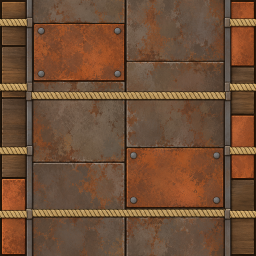
#> input picture src/RimMandrake/FlowWorks/art_source/SuspensionRedesign/fixtures_rejected/Scrapper_RM_SuspensionDeck_Steel.png, 256 x 256 px; its folder holds 4 pictures in this run
$ python selftest_suspension_redesign.py
#> lines starting #> are read from the running program, lines starting #| are printed output that depends on the picture; after the words box and inside, x2 and y2 are one past the last pixel; in counts of white or black regions, pixels touching at a corner belong together
### src/RimMandrake/FlowWorks/art_source/SuspensionRedesign/suspension_redesign.py
#!/usr/bin/env python3
"""Steel and Heavy suspension bridges as two different bridges (SUSPENSION_BRIDGE_REDRAW_HEAVY_JUST_PAINTED).

Owner 2026-10-24 (owner_review_FW_20261024.md row 8): "the heavy one is just a recolored timber one, and that makes NO sense.
It should look the most rugged and tough. For the Steel: Make a real "suspension bridge" here with raised towers at the
anchor and criss-cross cables holding it all together ... For the Heavy case, it should be even more rigorous". Then, with
reference photos (D:\\ClaudeWork\\rimmandrake\\fw_art_geometry_20261024\\suspension_ref\\):
  Steel: "Nothing in the suspension bridge should have red. ... a real "very short suspension bridge" design. Cement,
          wooden crosswalk, steel rails, steel cables, steel I-bean posts."   (owner_short_suspension_bridge_photo.png)
  Heavy: "Steel construction, paved crossing, no cables, cement base."         (owner_heavy_truss_bridge_photo.png)
  Paint: "These bridges should be made such that the player can paint them, however Rimworld does that."

What is drawn (top-down, the deck tile runs N-S as every deck source does; build_deck_atlas turns it into the Basic-linked
atlas and Building_SuspensionDeck turns it 90 degrees on an E-W bridge):
  STEEL deck   wooden plank crosswalk; in each 28 px side band (the part the atlas shows on an open side) the steel edge
               stringer, I-section rail posts, the steel pipe handrail, the hanger rods and the main steel cable.
  STEEL anchor a cement abutment slab carrying the tower: two steel I-beam posts, top and middle ties and the X brace
               between them (face-on in the N/S pictures, from above in the E one), backstay cables to two cement ground
               blocks, the main cables leaving the post tops at the deck band's cable line.
  HEAVY deck   a paved concrete crossing between two through-truss sides: the top chord with gusset plates in each band,
               an overhead floor strut at every panel point and the overhead X lateral bracing across the road. No cables.
  HEAVY anchor a massive cement abutment with bearing plates, the paved approach and low steel rails, and the truss's portal
               (two heavy end posts, a lattice portal strut). No cables.
  Grated decks the same sides over open steel bar grating.
Colours are plain steel (no paint colour of their own), weathered dark steel for the heavy truss, cement and bare wood:
no red anywhere (no_red() below; the check is pinned by selftest_suspension_redesign.py).

Paint (vanilla's mechanism, read from Core's defs, not guessed): <building><paintable>true</paintable></building> lets the
Paint designator set the building's paint colour, which replaces its DrawColor (colorOne). Under shaderType CutoutComplex
the colour reaches only the mask's red channel (as Core's benches do and our RM_ContainerMaterials do): every piece here is
written with its <name>_m mask, red = steel (towers, posts, cables, rails, truss), black = cement and wood. Unpainted, the
steel draws in its material colour (the def is MadeFromStuff), i.e. the default steel look.

Usage: suspension_redesign.py OUT_DIR       -> OUT_DIR/<texture rel path>.png and _m.png for every piece, plus the deck
                                               atlases (and their masks) built by SuspensionLooks/build_deck_atlas.build.
Installing is a separate, ledgered step; nothing here writes the Textures tree.
"""
from __future__ import annotations

import sys
from pathlib import Path

import numpy as np
from PIL import Image, ImageDraw, ImageFilter

HERE = Path(__file__).resolve().parent
FW = HERE.parents[1]
sys.path.insert(0, str(FW / "art_source/SuspensionLooks"))
import build_deck_atlas as BDA  # noqa: E402

THINGS = "Things/Building/FlowWorks/SuspensionBridge"
N = 256          # texture edge
SS = 4           # supersampling while drawing
BAND = 44        # the deck atlas's side band (build_deck_atlas.build(.., BAND)): side structure lives in x < 44 and x >= 212;
                 # 28 (the old JOBS band) left the truss and cables ~9 px wide at play zoom, unreadable (judge 2026-11-05)
K = BAND / 28    # the band drawings below are laid out on a 28 px band and stretched across to BAND
CABLE_X = 6 * K  # the deck band's main-cable centre (x 1.5..10.5 on the 28 px layout): the anchors' cables end here

# ---- palette: no red (hue within RED_DEG of 0 at sat > RED_SAT) anywhere ----------------------------------------------
STEEL = (132, 138, 144)
STEEL_HI = (186, 192, 198)
STEEL_DK = (78, 83, 89)
STEEL_EDGE = (36, 39, 43)
HVY = (84, 85, 86)            # weathered dark steel (the truss photo's steel, minus its sunset)
HVY_HI = (122, 123, 124)
HVY_DK = (54, 55, 56)
HVY_EDGE = (24, 25, 26)
CEMENT = (176, 174, 168)
CEMENT_DK = (140, 138, 133)
CEMENT_FACE = (118, 116, 112)
CEMENT_EDGE = (70, 69, 67)
PAVE = (150, 150, 147)
WOOD = (150, 126, 96)         # hue 34 deg, sat 0.36: bare weathered plank, well clear of the red band
WOOD_DK = (118, 98, 72)
WOOD_GAP = (46, 40, 34)
CABLE = (98, 102, 106)
CABLE_HI = (160, 164, 168)

RED_DEG, RED_SAT, VAL_MIN, ALPHA_MIN = 25, 0.40, 0.25, 128
MAX_RED_SHARE = 0.005         # at most 0.5% of opaque pixels may fall in the red band (antialiasing noise)


class Pic:
    """A 256 px picture drawn at SS x, with a parallel paint mask (red = steel takes the paint colour)."""

    # [5 lines left out: function __init__, not called in this run]

    @staticmethod
    def _s(v):
        return [round(c * SS) for c in v]

    # [10 lines left out: function _ink, not called in this run]

    def rect(self, x0, y0, x1, y1, col, steel=False, a=255):
        self._ink("rectangle", self._s((x0, y0, x1 - 1 / SS, y1 - 1 / SS)), col, a)
        self.m.rectangle(self._s((x0, y0, x1 - 1 / SS, y1 - 1 / SS)), fill=255 if steel else 0)

    # [4 lines left out: function poly, not called in this run]

    def line(self, x0, y0, x1, y1, w, col, steel=False, a=255):
        self._ink("line", self._s((x0, y0, x1, y1)), col, a, width=max(1, round(w * SS)))
        self.m.line(self._s((x0, y0, x1, y1)), fill=255 if steel else 0, width=max(1, round(w * SS)))

    def dot(self, x, y, r, col, steel=False):
        self.d.ellipse(self._s((x - r, y - r, x + r, y + r)), fill=tuple(col) + (255,))
        self.m.ellipse(self._s((x - r, y - r, x + r, y + r)), fill=255 if steel else 0)

    # [400 lines left out: functions shade, shade_line, noise, done, _mirror_x, _planks and 16 more, not called in this run]


# ---- the set ----------------------------------------------------------------------------------------------------------
FACINGS = ("south", "east", "north")
DECKS = ("RM_SuspensionDeck_Steel", "RM_SuspensionDeck_SteelGrated", "RM_SuspensionDeck_Heavy", "RM_SuspensionDeck_HeavyGrated")


def pieces_names():
    """The base names of every redrawn single picture (decks, then the per-facing anchors)."""
    return DECKS + tuple(f"RM_SuspensionAnchor_{t}_{f}" for f in FACINGS for t in ("Steel", "Heavy"))


# [33 lines left out: functions pieces, atlases, not called in this run]


# ---- the four looks ---------------------------------------------------------------------------------------------------
# The shared style picker's looks (RM_SuspensionStyles.xml) draw the SAME bridge in another finish, never another bridge
# and never red: the steel (mask red) and the cement/wood/paving (mask black) are each pulled toward a finish colour.
LOOKS = ("Scrapper", "Industrial", "Modern", "Futuristic")
LOOK_DIR = "RimMandrake/FlowWorks/SuspensionBridge"
#           steel: (mix colour, mix share, gain)     rest: (mix colour, mix share, gain)      grime speckle
LOOK_FINISH = {
    "Scrapper":   (((104, 98, 88), 0.30, 0.80),   ((118, 108, 92), 0.18, 0.86),   8),    # weathered, oily, sun-bleached
    "Industrial": (((72, 82, 94), 0.25, 0.92),    ((150, 150, 150), 0.10, 0.96),  6),    # galvanised blue-grey
    "Modern":     (((200, 204, 208), 0.15, 1.04), ((200, 198, 192), 0.08, 1.02),  0),    # clean, the base finish
    "Futuristic": (((214, 224, 236), 0.45, 1.06), ((208, 214, 222), 0.30, 1.04),  0),    # white-steel, cool composite
}
LOOK_NAME = {  # base piece name -> the look's file name (the looks' grated decks are named RM_SuspensionDeckGrated_<tier>)
    "RM_SuspensionDeck_SteelGrated": "RM_SuspensionDeckGrated_Steel",
    "RM_SuspensionDeck_HeavyGrated": "RM_SuspensionDeckGrated_Heavy",
}


# [35 lines left out: functions look_variant, install_set, not called in this run]


# ---- checks -----------------------------------------------------------------------------------------------------------
def red_share(im, alpha_min=ALPHA_MIN):
    """Share of opaque pixels in the red band (hue within RED_DEG of red, sat > RED_SAT, value > VAL_MIN)."""
    a = np.asarray(im.convert("RGBA"), np.float32) / 255
    op = a[..., 3] >= alpha_min / 255
    if not op.any():
        return 0.0
    rgb = a[..., :3][op]
    mx, mn = rgb.max(1), rgb.min(1)
    s = np.where(mx > 0, (mx - mn) / np.maximum(mx, 1e-6), 0)
    r, g, b = rgb[:, 0], rgb[:, 1], rgb[:, 2]
    d = np.maximum(mx - mn, 1e-6)
    h = np.where(mx == r, ((g - b) / d) % 6, np.where(mx == g, (b - r) / d + 2, (r - g) / d + 4)) * 60
    red = (mx > VAL_MIN) & (s > RED_SAT) & (np.minimum(h, 360 - h) < RED_DEG)
    return float(red.mean())


def no_red(im):
    return red_share(im) <= MAX_RED_SHARE


# [15 lines left out: functions structure, structural_similarity, not called in this run]


SAME_DRAWING = 0.80    # edge-map correlation at or above this = one drawing recoloured (hue shift), not a distinct design


def distinct(a, b):
    return structural_similarity(a, b) < SAME_DRAWING


# [22 lines left out: functions mask_ok, main, not called in this run]


# [2 lines that do not run on import are left out]

### src/RimMandrake/FlowWorks/art_source/SuspensionRedesign/selftest_suspension_redesign.py
#!/usr/bin/env python3
"""Pins SUSPENSION_BRIDGE_REDRAW_HEAVY_JUST_PAINTED on the art the game LOADS: the installed FlowWorks Textures, the base
set and every look (Scrapper, Industrial, Modern, Futuristic) the style picker can draw.

The owner (2026-10-24): "the heavy one is just a recolored timber one, and that makes NO sense"; Steel: "a real
'suspension bridge' here with raised towers at the anchor and criss-cross cables"; Heavy: "Steel construction, paved
crossing, no cables, cement base"; "Nothing in the suspension bridge should have red"; "the player can paint them, however
Rimworld does that". He asked for a permanent check that FAILS on the old art (2026-10-24, "find ways to test for those
defects ... so we don't repeat mistakes"). Every check is probed both ways: on the art he rejected (frozen in
fixtures_rejected/, the Scrapper look he saw in game: its Heavy deck is the Timber deck in rust plates) and on a synthetic
case, so a pass is the instrument seeing, not a blind zero.
"""
from __future__ import annotations

import inspect
import re
import sys
import tempfile
import xml.etree.ElementTree as ET
from pathlib import Path

import numpy as np
from PIL import Image

HERE = Path(__file__).resolve().parent
FW = HERE.parents[1]
sys.path.insert(0, str(HERE))
import suspension_redesign as S  # noqa: E402

TEX = FW / "Textures"
REJECTED = HERE / "fixtures_rejected"
DEFS = FW / "Defs/Pits/ThingDefs/RM_SuspensionBridges.xml"
STYLES = FW / "Defs/Pits/ThingDefs/RM_SuspensionStyles.xml"
ROPES = FW / "Source/RM_DrawbridgeMath.cs"
PAINTABLE = ("RM_SuspensionDeck_Steel", "RM_SuspensionDeck_SteelGrated", "RM_SuspensionAnchor_Steel",
             "RM_SuspensionDeck_Heavy", "RM_SuspensionDeck_HeavyGrated", "RM_SuspensionAnchor_Heavy",
             "RM_SuspensionJetty_Steel", "RM_SuspensionJetty_Heavy")
MASKED = PAINTABLE[:6]                       # the redrawn parts: CutoutComplex with a _m mask on every picture
SETS = ("base",) + S.LOOKS

FAILS = []


def check(ok, what):
    print(("ok   " if ok else "FAIL ") + what)
    if not ok:
        FAILS.append(what)


def rel(look, name):
    """Textures-relative path (no .png) of a redrawn piece in a set, named as the base set names it."""
    if look == "base":
        return f"{S.THINGS}/{name}"
    return f"{S.LOOK_DIR}/{look}/{S.LOOK_NAME.get(name, name)}"


def load(r):
    return Image.open(TEX / (r + ".png")).convert("RGBA")


def load_mask(r):
    return Image.open(TEX / (r + "_m.png")).convert("RGBA")


# [7 lines left out: function timber, not called in this run]


def test_no_red():
    for n in ("RM_SuspensionDeck_Steel", "RM_SuspensionDeck_Heavy", "RM_SuspensionAnchor_Steel_south",
              "RM_SuspensionAnchor_Heavy_south"):
        im = Image.open(REJECTED / f"Scrapper_{n}.png")
#> im is the input picture: PIL image 256x256 RGBA; mean R, G, B, A 111.4, 77.9, 54.1, 255
        check(not S.no_red(im), f"no_red rejects the rejected Scrapper {n} (red share {S.red_share(im):.3f})")
#> in red_share, `op = a[..., 3] >= alpha_min / 255`: op: shape (256, 256) bool; every value is 1
#> pass 3 of the loop in test_no_red, `for n in ("RM_SuspensionDeck_Steel", "RM_SuspensionDeck_Heavy", "RM_Su..`:
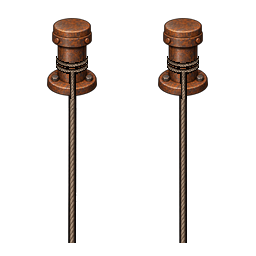
#> input picture src/RimMandrake/FlowWorks/art_source/SuspensionRedesign/fixtures_rejected/Scrapper_RM_SuspensionAnchor_Steel_south.png, 256 x 256 px
#> in test_no_red, im is the input picture: PIL image 256x256 RGBA; mean R, G, B, A 11.3, 7.4, 5.3, 30.5
#> in red_share (call 5), `op = a[..., 3] >= alpha_min / 255`:
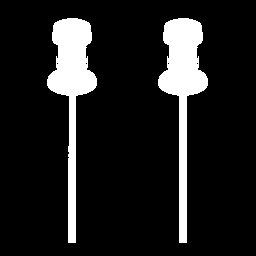
#> op: shape (256, 256) bool; 12.1% white; 2 white regions, box (x1, y1, x2, y2) and area: (158, 18, 208, 243) 3994, (47, 18, 97, 243) 3941
#> mx = 7935 values, max 0.941 at index 864, min 0.00392 at index 2858, mean 0.364; mn = 7935 values, max 0.639 at index 854, min 0 at index 174, mean 0.17
#> s = 7935 values, max 1 at index 174, min 0 at index 3249, mean 0.576
#> r has the same summary as mx; g = 7935 values, max 0.753 at index 856, min 0 at index 2575, mean 0.24; b has the same summary as mn
#> d = 7935 values, max 0.62 at index 5037, min 1e-06 at index 3249, mean 0.195
#> h = 7935 values, max 345 at index 7174, min 0 at index 2575, mean 20.75
#> the loop made 4 passes; the first 3 are shown
    check(not S.no_red(Image.new("RGBA", (64, 64), (170, 60, 40, 255))), "no_red rejects a rust-red square")
#> in red_share (call 9), `a = np.asarray(im.convert("RGBA"), np.float32) / 255`:
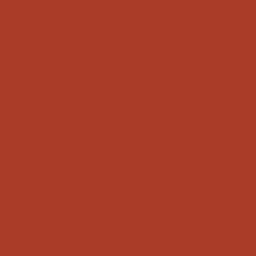
#> a: shape (64, 64, 4) float32 (shown 4 times larger); mean R, G, B, A 0.667, 0.235, 0.157, 1
#> in red_share (call 9), `op = a[..., 3] >= alpha_min / 255`: op: shape (64, 64) bool; every value is 1
#> in red_share (call 9), `mx, mn = rgb.max(1), rgb.min(1)`: mx = 4096 values from 0.667 to 0.667; mn = 4096 values from 0.157 to 0.157
#> in red_share (call 9), `s = np.where(mx > 0, (mx - mn) / np.maximum(mx, 1e-6), 0)`: s = 4096 values from 0.765 to 0.765
#> in red_share (call 9), `r, g, b = rgb[:, 0], rgb[:, 1], rgb[:, 2]`: r = 4096 values from 0.667 to 0.667; g = 4096 values from 0.235 to 0.235; b = 4096 values from 0.157 to 0.157
#> in red_share (call 9), `d = np.maximum(mx - mn, 1e-6)`: d = 4096 values from 0.51 to 0.51
#> in red_share (call 9), `h = np.where(mx == r, ((g - b) / d) % 6, np.where(mx == g, (b - r) / d..`: h = 4096 values from 9.23 to 9.23
    check(S.no_red(Image.new("RGBA", (64, 64), (150, 126, 96, 255))), "no_red passes bare wood (hue 34)")
#> in red_share (call 10), `a = np.asarray(im.convert("RGBA"), np.float32) / 255`:
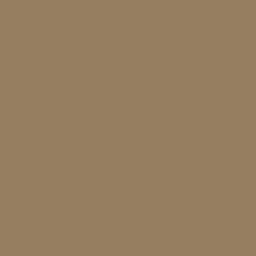
#> a: shape (64, 64, 4) float32 (shown 4 times larger); mean R, G, B, A 0.588, 0.494, 0.376, 1
#> in red_share (call 10), `mx, mn = rgb.max(1), rgb.min(1)`: mx = 4096 values from 0.588 to 0.588; mn = 4096 values from 0.376 to 0.376
#> in red_share (call 10), `s = np.where(mx > 0, (mx - mn) / np.maximum(mx, 1e-6), 0)`: s = 4096 values from 0.36 to 0.36
#> in red_share (call 10), `r, g, b = rgb[:, 0], rgb[:, 1], rgb[:, 2]`: r = 4096 values from 0.588 to 0.588; g = 4096 values from 0.494 to 0.494; b = 4096 values from 0.376 to 0.376
#> in red_share (call 10), `d = np.maximum(mx - mn, 1e-6)`: d = 4096 values from 0.212 to 0.212
#> in red_share (call 10), `h = np.where(mx == r, ((g - b) / d) % 6, np.where(mx == g, (b - r) / d..`: h = 4096 values from 33.33 to 33.33
    for look in SETS:
        for n in list(S.pieces_names()) + [d + "_Atlas" for d in S.DECKS]:
            r = rel(look, n) if not n.endswith("_Atlas") else rel(look, n[:-6]) + "_Atlas"
            im = load(r)
            check(S.no_red(im), f"no red in {r} (share {S.red_share(im):.4f})")


# [34 lines left out: functions test_distinct, _post_runs, not called in this run]


def towers(im, mk):
    """The Steel portal: a steel post at least 120 px tall standing at each side of the picture (the I-beam towers)."""
    return min(_post_runs(im, mk, 4, 24), _post_runs(im, mk, S.N - 24, S.N - 4)) >= 120


# [5 lines left out: function main_cable, not called in this run]


def unpainted(im, mk):
    """Opaque pixels left out of the paint mask (the cement and wood that must keep their own colour)."""
    return int(((np.asarray(im)[..., 3] > 200) & (np.asarray(mk)[..., 0] < 64)).sum())


# [19 lines left out: function test_steel_shape, not called in this run]


def _rope_keys(src):
    return set(re.findall(r'\{\s*"([^"]+)",\s*new\[\]\s*\{\s*new RopeArt', src))


# [57 lines left out: functions test_no_ropes, test_paint, test_generator_match, not called in this run]


def main():
    test_no_red()
    test_distinct()
    test_steel_shape()
    test_no_ropes()
    test_paint()
    test_generator_match()
    print(f"{'FAILED ' + str(len(FAILS)) if FAILS else 'all ok'}")
    return 1 if FAILS else 0


if __name__ == "__main__":
#> (the run stopped early here; a loop or call above may not have finished)
